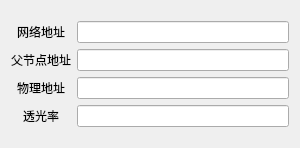
<?xml version="1.0" encoding="UTF-8"?>
<ui version="4.0">
 <class>Light</class>
 <widget class="QWidget" name="Light">
  <property name="geometry">
   <rect>
    <x>0</x>
    <y>0</y>
    <width>300</width>
    <height>148</height>
   </rect>
  </property>
  <property name="sizePolicy">
   <sizepolicy hsizetype="Preferred" vsizetype="Maximum">
    <horstretch>0</horstretch>
    <verstretch>0</verstretch>
   </sizepolicy>
  </property>
  <property name="windowTitle">
   <string>灯光传感器状态</string>
  </property>
  <layout class="QGridLayout" name="gridLayout_2">
   <item row="0" column="0">
    <layout class="QVBoxLayout" name="verticalLayout">
     <item>
      <layout class="QGridLayout" name="gridLayout">
       <item row="0" column="0">
        <widget class="QLabel" name="label">
         <property name="text">
          <string>网络地址</string>
         </property>
         <property name="alignment">
          <set>Qt::AlignCenter</set>
         </property>
        </widget>
       </item>
       <item row="0" column="1">
        <widget class="QLineEdit" name="nwkAddrEdit"/>
       </item>
       <item row="1" column="0">
        <widget class="QLabel" name="label_2">
         <property name="text">
          <string>父节点地址</string>
         </property>
         <property name="alignment">
          <set>Qt::AlignCenter</set>
         </property>
        </widget>
       </item>
       <item row="1" column="1">
        <widget class="QLineEdit" name="parAddrEdit"/>
       </item>
       <item row="2" column="0">
        <widget class="QLabel" name="label_3">
         <property name="text">
          <string>物理地址</string>
         </property>
         <property name="alignment">
          <set>Qt::AlignCenter</set>
         </property>
        </widget>
       </item>
       <item row="2" column="1">
        <widget class="QLineEdit" name="hwAddrEdit"/>
       </item>
       <item row="3" column="0">
        <widget class="QLabel" name="label_4">
         <property name="text">
          <string>透光率</string>
         </property>
         <property name="alignment">
          <set>Qt::AlignCenter</set>
         </property>
        </widget>
       </item>
       <item row="3" column="1">
        <widget class="QLineEdit" name="valueEdit"/>
       </item>
      </layout>
     </item>
    </layout>
   </item>
  </layout>
 </widget>
 <resources/>
 <connections/>
</ui>
